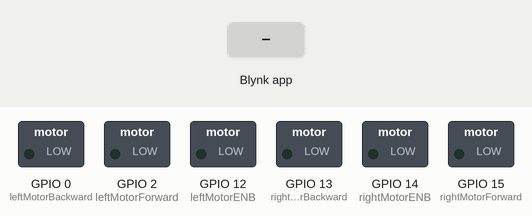
Recording of a sketch running on a simulated ESP8266 (NodeMCU). Shown: switched loads named in the sketch (green lamp = pin HIGH). Inputs (shaded band) come from the test bench. WiFi joins after 1.5 s; servers stay silent unless stated; what the sketch prints to the serial monitor is not drawn.

Above: at 3.0 s.
3.1 s: Blynk app writes 1 to V1
At 3.8 s:
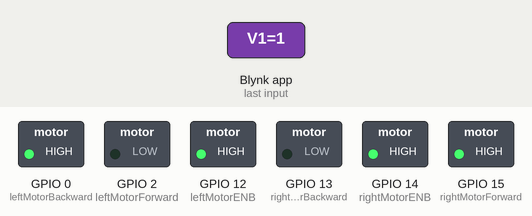
4.6 s: Blynk app writes 1 to V2
At 5.2 s:
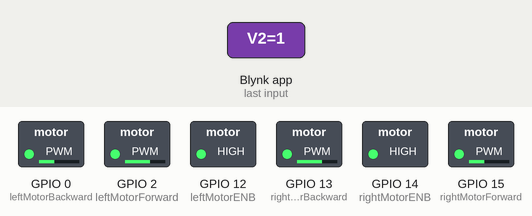
6.1 s: Blynk app writes 0 to V1
At 6.5 s:
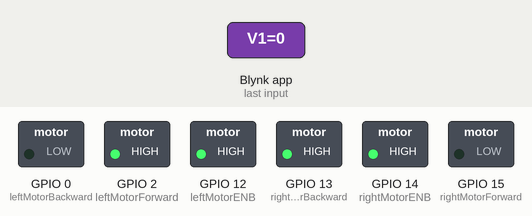
7.6 s: Blynk app writes 1 to V3
At 8.28 s:
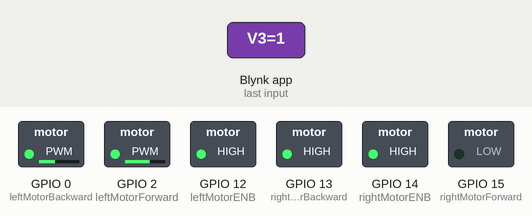
10.6 s: Blynk app writes 200 to V1
13.6 s: Blynk app writes 200 to V3
Timing chart, 0 to 35.1 s (numbered marks = the images above; inputs shaded):
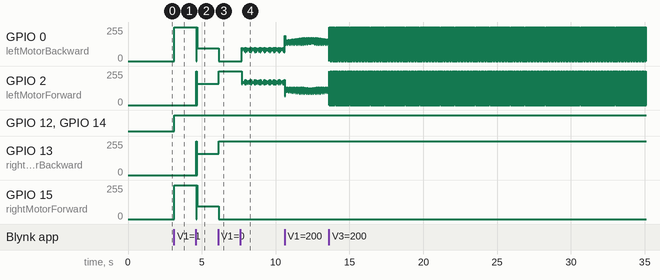

The sketch:

esp8266-johnny-car.ino
```cpp
/* Comment this out to disable prints and save space */
#define BLYNK_PRINT Serial

#include <ESP8266WiFi.h>
#include <BlynkSimpleEsp8266.h>

// You should get Auth Token in the Blynk App.
// Go to the Project Settings (nut icon).
char auth[] = "d764372adca1478db1b6bf027707484b";

// Your WiFi credentials.
// Set password to "" for open networks.
char ssid[] = "Jurassic world";
char pass[] = "rex061321";

/* define os pinos de controle do motor L298N ou L293D */
int leftMotorForward = 2;       /* GPIO2(D4) -> IN3   */
int rightMotorForward = 15;     /* GPIO15(D8) -> IN1  */
int leftMotorBackward = 0;      /* GPIO0(D3) -> IN4   */
int rightMotorBackward = 13;    /* GPIO13(D7) -> IN2  */

/* define os pinos de habilitação L298N ou L293D */
int rightMotorENB = 14;         /* GPIO14(D5) -> Motor-A Enable */
int leftMotorENB = 12;          /* GPIO12(D6) -> Motor-B Enable */

bool isFrente;
bool isRe;
bool isEsquerda;
bool isDireita;

void setup()
{
  // Debug console
  Serial.begin(9600);

  /* inicializa os pinos de controle do motor como saída */
  pinMode(leftMotorForward, OUTPUT);
  pinMode(rightMotorForward, OUTPUT);
  pinMode(leftMotorBackward, OUTPUT);
  pinMode(rightMotorBackward, OUTPUT);

  /* inicializar os pinos de habilitação do motor como saída */
  pinMode(rightMotorENB, OUTPUT);
  pinMode(leftMotorENB, OUTPUT);

  Blynk.begin(auth, ssid, pass);
}

void loop()
{
  Blynk.run();

  if (isFrente || isRe || isEsquerda || isDireita) {
    if (isFrente) {
      Serial.println("FRENTE");
      TurnLeft();
    }

    if (isRe) {
      Serial.println("RÉ");
      TurnRight();
    }

    if (isEsquerda) {
      Serial.println("ESQUERDA");
      MotorBackward();
    }

    if (isDireita) {
      Serial.println("DIREITA");
      MotorForward();
    }
  } else {
    MotorStop();
  }
}

// Frente
BLYNK_WRITE(V1) {
  Serial.print("Frente: ");
  Serial.println(param.asInt());

  if (param.asInt()) {
    isFrente = param.asInt();
  } else {
    isFrente = param.asInt();
  }
}

// Ré
BLYNK_WRITE(V2) {
  Serial.print("Ré: ");
  Serial.println(param.asInt());

  if (param.asInt()) {
    isRe = param.asInt();
  } else {
    isRe = param.asInt();
  }
}

// Esquerda
BLYNK_WRITE(V3) {
  Serial.print("Esquerda: ");
  Serial.println(param.asInt());

  if (param.asInt()) {
    isEsquerda = param.asInt();
  } else {
    isEsquerda = param.asInt();
  }
}

// Direita
BLYNK_WRITE(V4) {
  Serial.print("Direita: ");
  Serial.println(param.asInt());

  if (param.asInt()) {
    isDireita = param.asInt();
  } else {
    isDireita = param.asInt();
  }
}

// Stop
BLYNK_WRITE(V5) {
  Serial.print("Stop: ");
  Serial.println(param.asInt());

  MotorStop();
}

void MotorForward(void) {
  digitalWrite(leftMotorENB, HIGH);
  digitalWrite(rightMotorENB, HIGH);
  digitalWrite(leftMotorForward, HIGH);
  digitalWrite(rightMotorForward, HIGH);
  digitalWrite(rightMotorBackward, LOW);
  digitalWrite(leftMotorBackward, LOW);
}

void MotorBackward(void) {
  digitalWrite(leftMotorENB, HIGH);
  digitalWrite(rightMotorENB, HIGH);
  digitalWrite(rightMotorBackward, HIGH);
  digitalWrite(leftMotorBackward, HIGH);
  digitalWrite(leftMotorForward, LOW);
  digitalWrite(rightMotorForward, LOW);
}

void TurnLeft(void) {
  digitalWrite(leftMotorENB, HIGH);
  digitalWrite(rightMotorENB, HIGH);
  digitalWrite(leftMotorForward, LOW);
  digitalWrite(rightMotorForward, HIGH);
  digitalWrite(rightMotorBackward, LOW);
  digitalWrite(leftMotorBackward, HIGH);
}

void TurnRight(void) {
  digitalWrite(leftMotorENB, HIGH);
  digitalWrite(rightMotorENB, HIGH);
  digitalWrite(leftMotorForward, HIGH);
  digitalWrite(rightMotorForward, LOW);
  digitalWrite(rightMotorBackward, HIGH);
  digitalWrite(leftMotorBackward, LOW);
}

void MotorStop(void)
{
  digitalWrite(leftMotorENB,LOW);
  digitalWrite(rightMotorENB,LOW);
  digitalWrite(leftMotorForward,LOW);
  digitalWrite(leftMotorBackward,LOW);
  digitalWrite(rightMotorForward,LOW);
  digitalWrite(rightMotorBackward,LOW);

  Serial.println("STOPPPP");
}
```

Measured:
- after the input at 3.1 s, GPIO 0 (leftMotorBackward), GPIO 15 (rightMotorForward): 0/255 → 255/255 at once; GPIO 12 (leftMotorENB), GPIO 14 (rightMotorENB): LOW → HIGH at once
- after the input at 4.6 s, GPIO 0 (leftMotorBackward), GPIO 15 (rightMotorForward): 255/255 → 96/255 at once; GPIO 2 (leftMotorForward), GPIO 13 (rightMotorBackward): 0/255 → 159/255 at once
- after the input at 6.1 s, GPIO 0 (leftMotorBackward), GPIO 15 (rightMotorForward): 96/255 → 0/255 at once; GPIO 2 (leftMotorForward), GPIO 13 (rightMotorBackward): 159/255 → 255/255 at once
